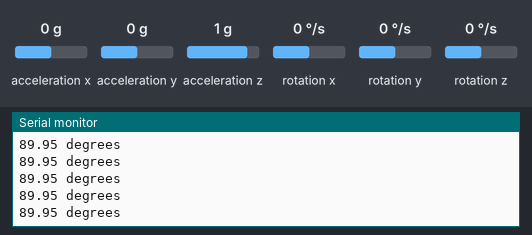
A sketch run on a simulated Arduino Uno, built with avr-gcc and run on an emulated ATmega328P. Parts: the last lines printed to the serial monitor. Inputs (shaded band) come from the test bench; at power-on: rotation z 0 °/s, acceleration x 0 g, acceleration y 0 g, acceleration z 1 g, rotation x 0 °/s, rotation y 0 °/s.

Above: at 6.0 s.
6.1 s: rotation z set to -192 °/s
At 6.8 s:
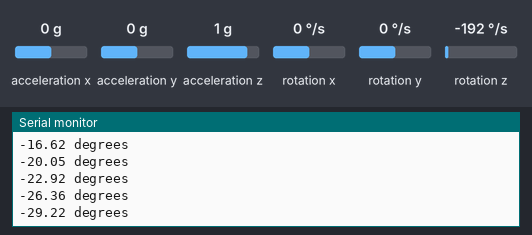
9.1 s: rotation z set to -100 °/s
At 10.1 s:
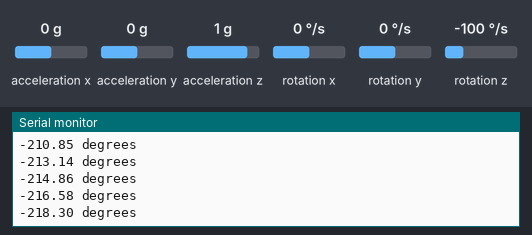
12.1 s: rotation z set to 100 °/s
At 13.0 s:
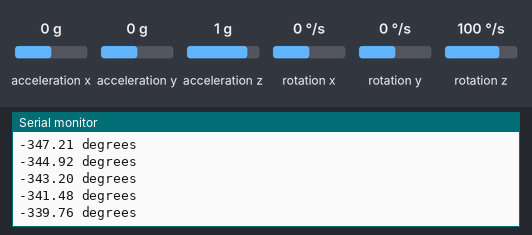
15.1 s: rotation z set to 0 °/s
At 15.7 s:
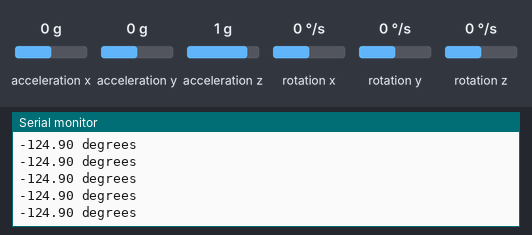
Timing chart, 0 to 18.1 s (numbered marks = the images above; inputs shaded):
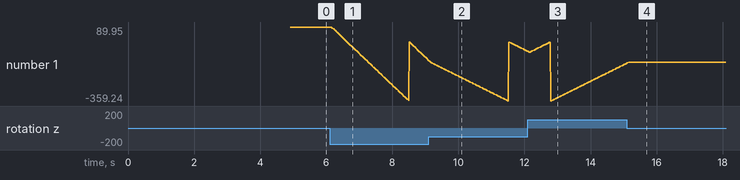

The sketch:

ajasa.ino
```cpp
#include <MPU6050_tockn.h>  //make sure you conect SDA to arduino pin A4 and SCL to pin A5
#include <Wire.h>
#include<math.h>
MPU6050 mpu6050(Wire);

float theta = 0.0000;
float angle_offset = 0.0000;

void setup() {
  // put your setup code here, to run once:


  Serial.begin(9600);
  Wire.begin();
  mpu6050.begin();
  mpu6050.calcGyroOffsets(true);

for (int i = 0; i < 1000;i++){
        mpu6050.update();

    angle_offset += mpu6050.getAngleZ();
   }
   angle_offset = angle_offset/1000.00;
   Serial.println("");
   Serial.print("offset angle is: ");
   Serial.println(angle_offset);


}

void loop() {

Serial.print(check_angle());Serial.println(" degrees");
}

float check_angle(){
    mpu6050.update();
    float theta = 90+mpu6050.getAngleZ()-angle_offset;

    theta = radians(theta);
    float aa = int(100*theta) % 628;
    theta = aa/100;
    theta = degrees(theta);
    return theta;
}
```

Measured:
- after the input at 6.1 s, the serial monitor: prints a new line after 0.07 s (image 1)
- plotted number 1: 89.95 → -111.15 after the input at 6.1 s
